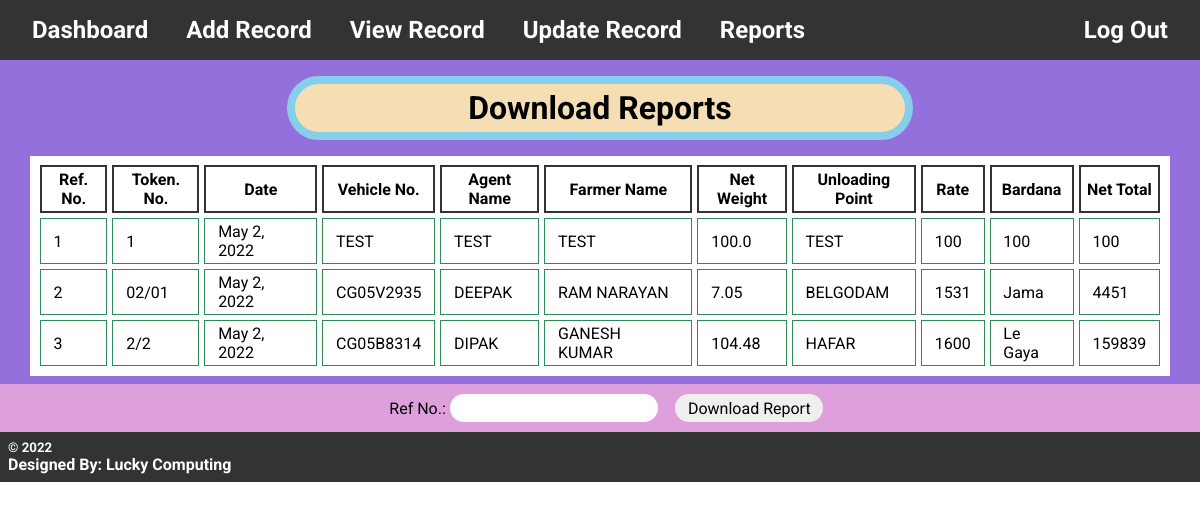
Page /reports on the committed database.
### PaddyPurchase/models.py (models this page shows)
class PaddyPurchase(models.Model):
    ref_no = models.IntegerField(primary_key='true')
    token_no = models.CharField(max_length=8)
    agent_name = models.CharField(max_length=20)
    trip_no = models.IntegerField()
    date = models.DateField()
    vehicle_no = models.CharField(max_length=10)
    jute75 = models.IntegerField()  # Bora
    jute40 = models.IntegerField()  # Katta
    plastic40 = models.IntegerField()   # Plastic
    farmer_name = models.CharField(max_length=20)
    farmer_address = models.CharField(max_length=20)
    farm_mob = models.CharField(max_length=10)
    gross_weight = models.IntegerField()
    tier_weight = models.IntegerField()
    gt_weight = models.IntegerField()   # gt_weight = Gross Weight - Tier Weight
    bags_weight = models.IntegerField()  # Bora Weight
    net_weight = models.FloatField()
    loading = models.IntegerField()
    unloading = models.IntegerField()
    unloading_point = models.CharField(max_length=30)
    wb_operator = models.CharField(max_length=10)   # Dharamkanta Operator
    rate = models.IntegerField()
    jute_bags = models.CharField(max_length=12)  # Status of Bardana - Jama OR Le Gaya
    gross_total = models.IntegerField()
    deduction = models.IntegerField()     # Full & Final On Site Payment Deduction
    wb_charges = models.IntegerField()    # Dharamkanta Rate
    lo_unlo_charges = models.IntegerField()   # Hemali
    our_vehicle_charges = models.IntegerField()
    agent_commission = models.IntegerField()
    other_exp = models.IntegerField()
    other_exp_remark = models.CharField(max_length=50)
    advance = models.IntegerField()
    net_total = models.IntegerField()

### PaddyPurchase/views.py (the view)
# urls.py: path('reports', views.reports, name="reports"),
def reports(request):
    dbRecords = PaddyPurchase.objects.all()
    context = {
        'PaddyPurchase': dbRecords,
    }
    return render(request, 'reports.html', context)

### templates/reports.html (shortened to what this page needs)
<!DOCTYPE html>
{% extends 'base.html' %}
{% load static %}
    {% block additional_css %}
        <link rel="stylesheet" href="{% static 'css/reports.css' %}">
    {% endblock %}
{% block body %}
    <div class="container">
        <div class="heading">
            <h1>Download Reports</h1>
        </div>
        <div class="records">
            <table class="tbl">
                <tr>
                    <th>Ref. No.</th>
                    <th>Token. No.</th>
                    <th>Date</th>
                    <th>Vehicle No.</th>
                    <th>Agent Name</th>
                    <th>Farmer Name</th>
                    <th>Net Weight</th>
                    <th>Unloading Point</th>
                    <th>Rate</th>
                    <th>Bardana</th>
                    <th>Net Total</th>
                </tr>
                {% for column in PaddyPurchase %}
                    <tr>
                        <td>{{ column.ref_no }}</td>
                        <td>{{ column.token_no }}</td>
                        <td>{{ column.date }}</td>
                        <td>{{ column.vehicle_no }}</td>
                        <td>{{ column.agent_name }}</td>
                        <td>{{ column.farmer_name }}</td>
                        <td>{{ column.net_weight }}</td>
                        <td>{{ column.unloading_point }}</td>
                        <td>{{ column.rate }}</td>
                        <td>{{ column.jute_bags }}</td>
                        <td>{{ column.net_total }}</td>
                    </tr>
                {% endfor %}
            </table>
            <form action="{% url 'download_pdf' %}" method="POST" id="download_form">
                <label for="ref_no_for_download">Ref No.: <input type="number" name="ref_no_for_download" max="999"></label>
                <input type="submit" value="Download Report">
            </form>
        </div>
    </div>
{% endblock %}

### templates/base.html (shortened to what this page needs)
<!DOCTYPE html>
{% load static %}
<html lang="en">
<head>
    <link rel="stylesheet" href="{% static 'css/base.css' %}">
    {% block additional_css %}{% endblock %}
</head>
<body>
<div class="container">
    <div class="navBar">
        <a href="{% url 'index' %}" class="navItem">Dashboard</a>
        <a href="{% url 'add_record' %}" class="navItem">Add Record</a>
        <a href="#" class="navItem">View Record</a>
        <a href="#" class="navItem">Update Record</a>
        <a href="{% url 'reports' %}" class="navItem">Reports</a>
        <a href="#" class="navItem">Log Out</a>
    </div>
    <div class="mainBody">
        {% block body %} {% endblock %}
    </div>
    <div class="footer">
        <h5>&#169; 2022</h5>
        <h4>Designed By: Lucky Computing</h4>
    </div>
</div>
</body>
</html>

### static/css/base.css (style rules this page uses)
* { margin: 0; padding: 0; font-family: 'Roboto', sans-serif; }
.navBar { padding: 1rem; font-size: 1.5rem; background-color: #333; }
.navItem { text-decoration: none; padding: 1rem; font-weight: bold; color: white; }
.navItem:last-child { position: absolute; right: 1rem; top: 0; }
.footer { position: relative; bottom: 0; background-color: #333333; color: white; padding: 0.5rem; }

### static/css/reports.css (style rules this page uses)
* { margin: 0; padding: 0; }
.container { background-color: mediumpurple; }
.heading { margin: 1rem auto; padding: 0.3rem; width: 50vw; text-align: center; font-weight: bold; border: 0.5rem solid skyblue; background-color: wheat; border-radius: 33px; }
.tbl { width: 95vw; padding: 0.3rem; margin: 0.5rem auto; background-color: white; border-spacing: 5px; }
th { border: 2px solid #333333; padding: 3px; }
td { border: 1px solid seagreen; padding: 3px 0.8rem; }
#download_form { background-color: plum; text-align: center; padding: 0.1rem; }
#download_form * { font-size: 1rem; margin: 0.5rem 0; padding: 0.3rem 0.8rem; border: none; border-radius: 33px; }
label { font-size: 1.5rem; }

### rows in the picture
PaddyPurchase: ref_no "1", token_no "1", date "May 2, 2022", vehicle_no "TEST", agent_name "TEST", farmer_name "TEST", net_weight "100.0", unloading_point "TEST", rate "100", jute_bags "100", net_total "100"
PaddyPurchase: ref_no "2", token_no "02/01", date "May 2, 2022", vehicle_no "CG05V2935", agent_name "DEEPAK", farmer_name "RAM NARAYAN", net_weight "7.05", unloading_point "BELGODAM", rate "1531", jute_bags "Jama", net_total "4451"
PaddyPurchase: ref_no "3", token_no "2/2", date "May 2, 2022", vehicle_no "CG05B8314", agent_name "DIPAK", farmer_name "GANESH KUMAR", net_weight "104.48", unloading_point "HAFAR", rate "1600", jute_bags "Le Gaya", net_total "159839"
